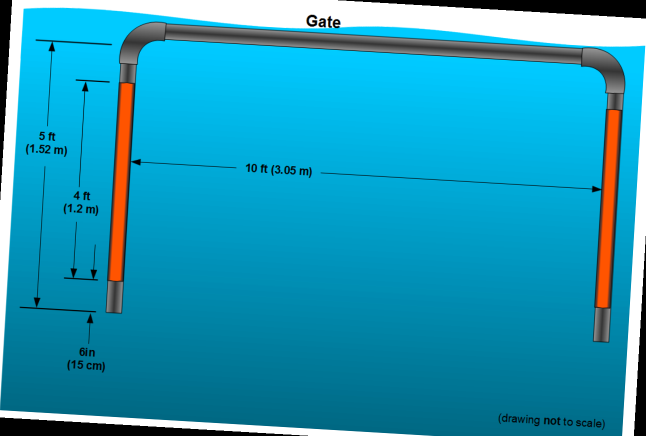
#> input picture gate_sample_rotated.png, 1292 x 872 px (shown at 1/2 size)
$ python gate.py   (older library calls are emulated)
#> lines starting #> are read from the running program, lines starting #| are printed output that depends on the picture; after the words box and inside, x2 and y2 are one past the last pixel; in counts of white or black regions, pixels touching at a corner belong together
#> further down, frame is the input picture: shape (872, 1292, 3); mean B, G, R 185, 152.7, 29.4
### robosub.py
import numpy as np
import cv2
import math

lower_red0 = np.array([0,100,60])
upper_red0 = np.array([15,255,255])

lower_blazeorange = np.array([7, 204, 204])
upper_blazeorange = np.array([15, 255,255])

def pixelsToFeet(pixels):
	return int(20.019 * math.exp(-0.015 * pixels))

# [58 lines left out: functions findMostCircularContour, findColorBuoy, not called in this run]

def getLegHighPoints(boxPts):
	minY = 1000
	minX = -1
	for pair in boxPts:
		if pair[1] < minY:
			minY = pair[1]
			minX = pair[0]
	return (minX, minY)

def getRotatedRect(contour, overlay):
	rect = cv2.minAreaRect(contour)
	box = cv2.boxPoints(rect)
	box = np.int0(box)
	cv2.drawContours(overlay,[box],0,(255,255,255),2)
	return box

def findGate(frame, lower, upper, blazeOrange, overlay):
#> called with blazeOrange = True
	blur = cv2.GaussianBlur(frame,(5,5),0)
	hsv = cv2.cvtColor(blur, cv2.COLOR_BGR2HSV)
#> hsv: shape (872, 1292, 3); mean H, S, V 81.2, 215.6, 189.1

	mask = cv2.inRange(hsv, lower_blazeorange ,upper_blazeorange)
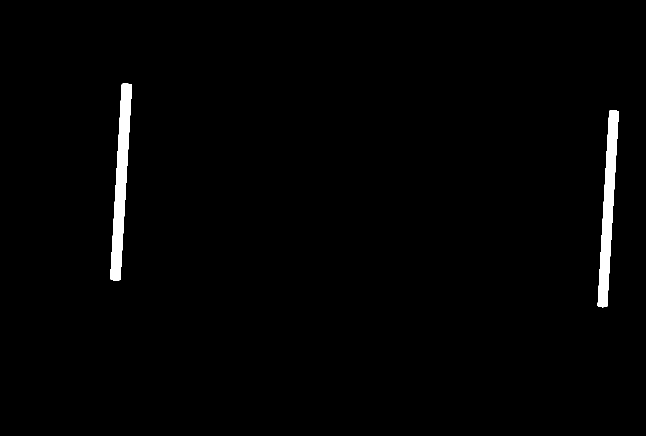
#> mask: shape (872, 1292) (shown at 1/2 size); 1.4% white; 2 white regions, box (x1, y1, x2, y2) and area: (220, 167, 264, 561) 8167, (1195, 221, 1238, 615) 7675
	cv2.imshow("mask", mask)

	gray = cv2.bilateralFilter(mask, 11, 17, 17)
	edged = cv2.Canny(gray, 30, 200)
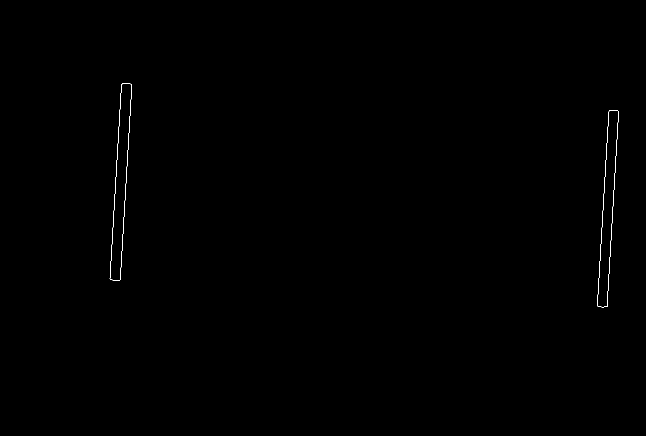
#> edged: shape (872, 1292) (shown at 1/2 size); 0.15% white in thin lines or dots, all inside (x1, y1, x2, y2) = (219, 166, 1238, 615)
	im, contours, hierarchy = cv2.findContours(edged,cv2.RETR_EXTERNAL,cv2.CHAIN_APPROX_SIMPLE)
#> contours = 2 contours; box (x1, y1, x2, y2) and area: (219, 166, 264, 561) 8164, (1194, 220, 1238, 615) 7674
	if len(contours) >= 2:
		cv2.drawContours(overlay, contours, 0, (0,255,0), 3)
		cv2.drawContours(overlay, contours, 1, (0,255,0), 3)

		cnt = contours[0]
#> cnt = contour of 112 points, box (x1, y1, x2, y2) (1194, 220, 1238, 615), area 7674
		box = getRotatedRect(cnt, overlay)
#> in getRotatedRect, `rect = cv2.minAreaRect(contour)`: rect = ((1215.5, 416.9), (395, 20.5), -86.6)
#> in getRotatedRect, `box = cv2.boxPoints(rect)`: box = [[1214, 614.7], [1193.5, 613.4], [1217, 219.1], [1237.4, 220.3]]
#> in getRotatedRect, `box = np.int0(box)`: box = [[1214, 614], [1193, 613], [1216, 219], [1237, 220]]
    	leg1 = getLegHighPoints(box)
#> the loop in getLegHighPoints, `for pair in boxPts:` made 4 passes
#> (pair, minY, minX) on passes 1 to 3: ([1214, 614], 614, 1214), ([1193, 613], 613, 1193), ([1216, 219], 219, 1216)
#> after the loop in getLegHighPoints, `for pair in boxPts:`: minX = 1216; minY = 219
#> leg1 = (1216, 219)
    	cnt = contours[1]
#> cnt = contour of 111 points, box (x1, y1, x2, y2) (219, 166, 264, 561), area 8164
    	box = getRotatedRect(cnt, overlay)
#> box = [[240, 560], [218, 559], [242, 165], [263, 166]]
    	leg2 = getLegHighPoints(box)
#> the loop in getLegHighPoints (call 2), `for pair in boxPts:` made 4 passes
#> (pair, minY, minX) on passes 1 to 3: ([240, 560], 560, 240), ([218, 559], 559, 218), ([242, 165], 165, 242)
#> leg2 = (242, 165)

    	cv2.line(overlay, leg1, leg2, (0,255,255), 2)
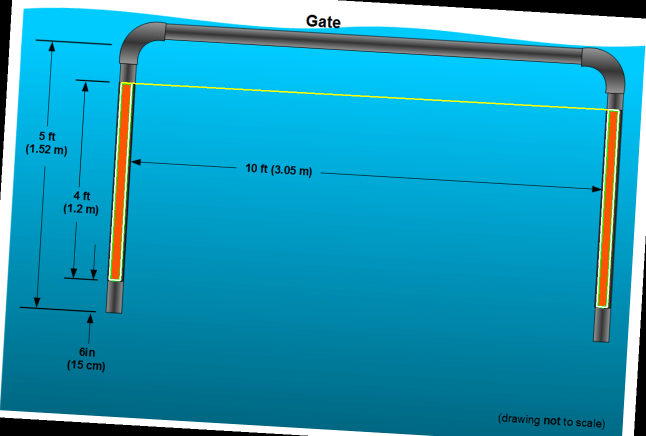
#> overlay: shape (872, 1292, 3) (shown at 1/2 size); mean B, G, R 185.3, 154.2, 29.7

	return

### gate.py
from __future__ import print_function
import cv2
import numpy as np
import robosub

frame = cv2.imread("gate_sample_rotated.png")

overlay = frame.copy()

robosub.findGate(frame.copy(), None, None, True, overlay)

cv2.imshow("Output", overlay)
cv2.waitKey(0)

$ run again, with gate_sample.png copied over gate_sample_rotated.png
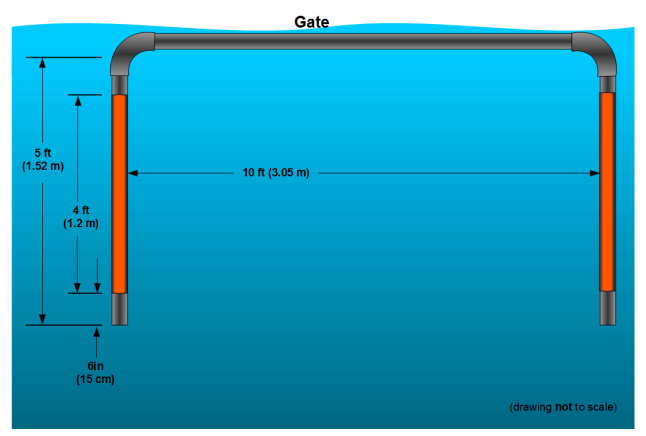
#> input picture gate_sample.png, 1292 x 872 px (shown at 1/2 size)
#> frame is the input picture: shape (872, 1292, 3); mean B, G, R 192, 159.6, 35.9
#> hsv: shape (872, 1292, 3); mean H, S, V 81.5, 216.6, 196.1
#> in findGate, `mask = cv2.inRange(hsv, lower_blazeorange ,upper_blazeorange)`:
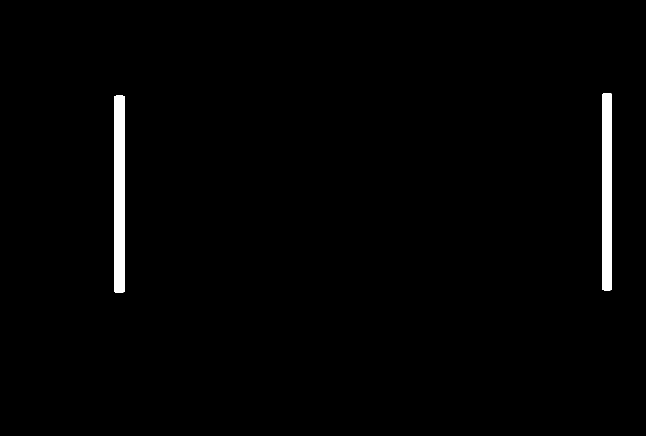
#> mask: shape (872, 1292) (shown at 1/2 size); 1.4% white; 2 white regions, box (x1, y1, x2, y2) and area: (228, 191, 249, 585) 8261, (1205, 187, 1224, 581) 7477
#> edged: shape (872, 1292); 0.15% white in thin lines or dots, all inside (x1, y1, x2, y2) = (227, 186, 1224, 585)
#> contours = 2 contours; box (x1, y1, x2, y2) and area: (227, 190, 249, 585) 8257, (1204, 186, 1224, 581) 7476
#> in findGate, `cnt = contours[0]`: cnt = contour of 17 points, box (x1, y1, x2, y2) (227, 190, 249, 585), area 8257
#> rect = ((237.5, 387), (394, 21), -90)
#> in getRotatedRect, `box = cv2.boxPoints(rect)`: box = [[248, 584], [227, 584], [227, 190], [248, 190]]
#> the loop in getLegHighPoints, `for pair in boxPts:` made 4 passes
#> (pair, minY, minX) on passes 1, 3: ([248, 584], 584, 248), ([227, 190], 190, 227)
#> after the loop in getLegHighPoints, `for pair in boxPts:`: minX = 227; minY = 190
#> leg1 = (227, 190)
#> in findGate, `cnt = contours[1]`: cnt = contour of 15 points, box (x1, y1, x2, y2) (1204, 186, 1224, 581), area 7476
#> in findGate, `box = getRotatedRect(cnt, overlay)`: box = [[1223, 580], [1204, 580], [1204, 186], [1223, 186]]
#> the loop in getLegHighPoints (call 2), `for pair in boxPts:` made 4 passes
#> (pair, minY, minX) on passes 1, 3: ([1223, 580], 580, 1223), ([1204, 186], 186, 1204)
#> leg2 = (1204, 186)
#> in findGate, `cv2.line(overlay, leg1, leg2, (0,255,255), 2)`:
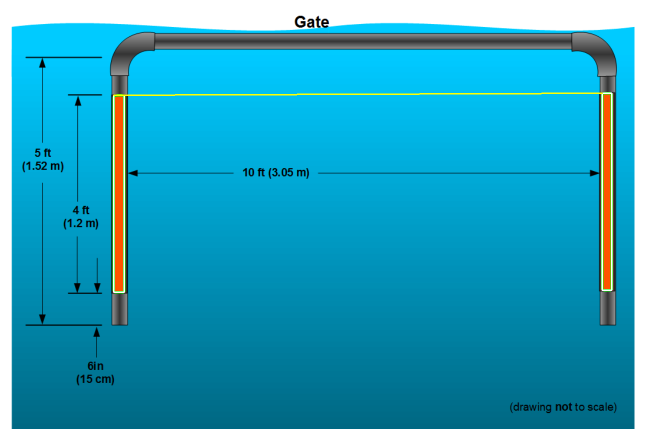
#> overlay: shape (872, 1292, 3) (shown at 1/2 size); mean B, G, R 192.4, 161.1, 36.2
